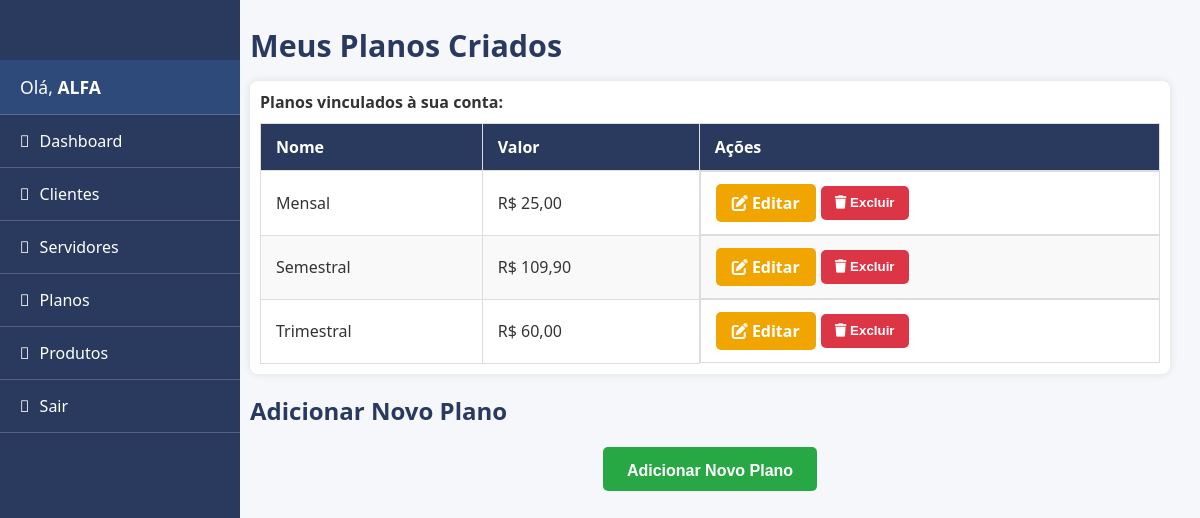
Screenshot of /client/planos.php (signed in) with the database file from the repository.
### tables this page shows
CREATE TABLE `clientes` (
  `id` int(11) NOT NULL,
  `nome` varchar(255) NOT NULL,
  `email` varchar(255) NOT NULL,
  `senha` varchar(255) NOT NULL,
  `token` varchar(64) DEFAULT NULL,
  `ativo` tinyint(1) NOT NULL DEFAULT '1',
  `cadastrado_por` int(11) DEFAULT NULL,
  `criado_em` datetime NOT NULL,
  `liberar_funcoes` tinyint(1) NOT NULL DEFAULT '0',
  `vencimento` date DEFAULT NULL,
  `plano_id` int(11) DEFAULT NULL,
  `user_id` int(11) DEFAULT NULL,
  `telefone` varchar(15) DEFAULT NULL,
  `chave_pix` varchar(255) DEFAULT NULL,
  `token_expiracao` datetime DEFAULT NULL
);

CREATE TABLE `planos` (
  `id` int(11) NOT NULL,
  `nome` varchar(255) NOT NULL,
  `user_id` int(11) NOT NULL,
  `email_usuario` varchar(255) NOT NULL,
  `valor_1` decimal(10,2) NOT NULL,
  `valor_2` decimal(10,2) NOT NULL,
  `valor_3` decimal(10,2) NOT NULL,
  `valor_4` decimal(10,2) NOT NULL,
  `criado_em` timestamp NOT NULL DEFAULT CURRENT_TIMESTAMP,
  `cliente_id` int(11) DEFAULT NULL,
  `duracao` int(11) NOT NULL DEFAULT '30'
);

### client/planos.php (the view, shortened to what this page needs)
<?php
require_once '../includes/db.php';
$clienteId = (int)$_SESSION['cliente_id'];
$planos_criados = [];
try {
    $sql = "SELECT id, nome, valor_1
            FROM planos
            WHERE cliente_id = ?
            ORDER BY nome ASC";
    $stmt = $pdo->prepare($sql);
    $stmt->execute([$clienteId]);
    $planos_criados = $stmt->fetchAll(PDO::FETCH_ASSOC);
} catch (PDOException $e) {
    $error = "Erro ao buscar seus planos: " . $e->getMessage();
    error_log("Erro ao buscar planos (planos.php): " . $e->getMessage());
}
?>
<!DOCTYPE html>
<html lang="pt-br">
<head>
    <link rel="stylesheet" href="https://cdnjs.cloudflare.com/ajax/libs/font-awesome/6.5.1/css/all.min.css">
</head>
<body>
   <?php include __DIR__ . '/assets/sidebar.php'; ?>
    <main class="main-content" role="main">
        <div class="container">
            <h1>Meus Planos Criados</h1>
            <?php if ($planos_criados): ?>
                <div class="table-container">
                    <table aria-describedby="planos_descr">
                        <caption id="planos_descr" style="text-align:left; margin-bottom: 10px; font-weight:600;">
                            Planos vinculados à sua conta:
                        </caption>
                        <thead>
                            <tr>
                                <th>Nome</th>
                                <th>Valor</th>
                                <th>Ações</th>
                            </tr>
                        </thead>
                        <tbody>
                            <?php foreach ($planos_criados as $plano): ?>
                                <tr>
                                    <td><?=htmlspecialchars($plano['nome']);?></td>
                                    <td>R$ <?=number_format($plano['valor_1'], 2, ',', '.');?></td>
                                    <td class="actions">
                                        <a href="editar_plano.php?id=<?= (int)$plano['id'] ?>" class="btn btn-edit" aria-label="Editar plano <?=htmlspecialchars($plano['nome']);?>">
                                            <i class="fa fa-edit"></i> Editar
                                        </a>
                                        <form method="post" onsubmit="return confirm('Deseja realmente excluir este plano?');" style="display:inline;">
                                            <button type="submit" name="delete_plano" class="btn btn-delete" aria-label="Excluir plano <?=htmlspecialchars($plano['nome']);?>">
                                                <i class="fa fa-trash"></i> Excluir
                                            </button>
                                        </form>
                                    </td>
                                </tr>
                            <?php endforeach;?>
                        </tbody>
                    </table>
                </div>
            <?php else: ?>
                <p>Você ainda não criou planos.</p>
            <?php endif; ?>
            <h2>Adicionar Novo Plano</h2>
            <button class="btn btn-add" onclick="openAddModal()" aria-label="Adicionar novo plano">Adicionar Novo Plano</button>
        </div>
    </main>
</body>
</html>

### client/assets/sidebar.php (shortened to what this page needs)
<?php
require_once '../includes/db.php';
$clienteId = isset($_SESSION['cliente_id']) ? (int)$_SESSION['cliente_id'] : 0;
$ativo = false;
$primeiroNome = '';
if ($clienteId) {
    try {
        $stmt = $pdo->prepare("SELECT nome, ativo FROM clientes WHERE id = ?");
        $stmt->execute([$clienteId]);
        $cliente = $stmt->fetch(PDO::FETCH_ASSOC);
        $ativo = $cliente && $cliente['ativo'] == 1;
        if ($cliente && !empty($cliente['nome'])) {
            $primeiroNome = explode(' ', trim($cliente['nome']))[0];
        }
    } catch (PDOException $e) {
        error_log("Erro ao verificar status do cliente: " . $e->getMessage());
    }
}
?>
<aside class="sidebar" id="sidebar">
    <nav>
        <?php if (!empty($primeiroNome)): ?>
            <div class="sidebar-user">
                Olá, <strong><?php echo htmlspecialchars($primeiroNome); ?></strong>
            </div>
        <?php endif; ?>
        <ul>
            <li><a href="dashboard.php"><i class="fla fa-gauge"></i> Dashboard</a></li>
            <li><a href="users.php" class="<?php echo !$ativo ? 'disabled' : ''; ?>"><i class="fla fa-user-group"></i> Clientes</a></li>
            <li><a href="servidores.php" class="<?php echo !$ativo ? 'disabled' : ''; ?>"><i class="fla fa-server"></i> Servidores</a></li>
            <li><a href="planos.php" class="<?php echo !$ativo ? 'disabled' : ''; ?>"><i class="fla fa-tags"></i> Planos</a></li>
            <li><a href="produtos.php" class="<?php echo !$ativo ? 'disabled' : ''; ?>"><i class="fla fa-box"></i> Produtos</a></li>
            <li><a href="logout.php"><i class="fla fa-right-from-bracket"></i> Sair</a></li>
        </ul>
    </nav>
</aside>
<link rel="stylesheet" href="https://cdnjs.cloudflare.com/ajax/libs/font-awesome/6.5.0/css/all.min.css" />

### client/planos.php (style rules this page uses)
* { box-sizing: border-box; margin: 0; padding: 0; }
body, html { font-family: 'Segoe UI', Tahoma, Geneva, Verdana, sans-serif; background: #f5f7fa; color: #333; min-height: 100vh; }
a { text-decoration: none; color: inherit; }
.main-content { margin-left: 220px; padding: 25px 30px; transition: margin-left 0.3s ease-in-out; min-height: 100vh; z-index: 1; }
.container { max-width: 1200px; margin: 0 auto; }
h1, h2 { font-size: 1.9rem; margin-bottom: 15px; color: #293a5e; }
h2 { font-size: 1.5rem; margin-top: 20px; }
.table-container { overflow-x: auto; padding: 10px; background: white; border-radius: 8px; box-shadow: 0 0 8px rgba(0,0,0,0.1); margin-bottom: 20px; }
table { width: 100%; border-collapse: collapse; min-width: 300px; }
th, td { border: 1px solid #ddd; padding: 12px 15px; text-align: left; word-wrap: break-word; }
th { background-color: #293a5e; color: white; font-weight: 600; }
tr:nth-child(even) { background-color: #f9f9f9; }
td.actions { display: flex; gap: 5px; align-items: center; flex-wrap: nowrap; }
td.actions .btn { flex: 1; max-width: 100px; margin: 0; }
.btn { padding: 7px 14px; font-weight: 600; border-radius: 5px; border: none; cursor: pointer; transition: background-color 0.3s ease; text-align: center; min-width: 80px; display: inline-block; user-select: none; box-sizing: border-box; line-height: 1.5; }
.btn-edit { background-color: #f0a500; color: white; }
.btn-delete { background-color: #dc3545; color: white; }
.btn-add { background-color: #28a745; color: white; padding: 12px 24px; font-size: 1rem; width: auto; margin: 20px auto; display: block; height: 44px; }

### client/assets/sidebar.php (style rules this page uses)
.sidebar { width: 240px; position: fixed; top: 0; left: 0; height: 100%; background: #293a5e; color: white; padding-top: 60px; transition: transform 0.3s ease; }
.sidebar-user { padding: 15px 20px; font-size: 1.1rem; border-bottom: 1px solid rgba(255, 255, 255, 0.2); background-color: #2e4a7b; }
.sidebar ul { list-style: none; padding: 0; margin: 0; }
.sidebar ul li { padding: 15px 20px; border-bottom: 1px solid rgba(255, 255, 255, 0.2); }
.sidebar ul li a { color: white; text-decoration: none; font-size: 1rem; display: flex; align-items: center; gap: 10px; }

### rows the page displays
clientes: nome "ALFA"
planos: nome "Mensal", valor_1 "25,00"
planos: nome "Semestral", valor_1 "109,90"
planos: nome "Trimestral", valor_1 "60,00"
